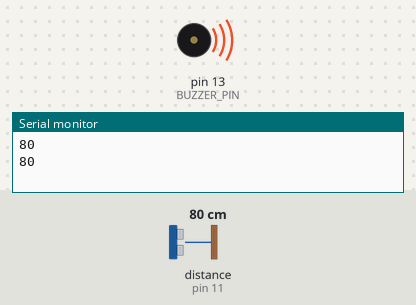
The sketch below on a simulated Arduino Uno, built with avr-gcc and run on an emulated ATmega328P. Shown: buzzer (waves = sounding), the last lines printed to the serial monitor. Wiring (inferred from the names in the program): ultrasonic range finder: trigger pin 12; echo pin 11. Inputs (shaded band) come from the test bench; at power-on: distance to the obstacle (sensor on pin 11) 80 cm. The echo pulse lasts 58.3 µs per cm.

Above: at 2.5 s.
2.6 s: distance to the obstacle (sensor on pin 11) set to 2 cm
6.1 s: distance to the obstacle (sensor on pin 11) set to 87 cm
9.6 s: distance to the obstacle (sensor on pin 11) set to 95 cm
At 9.6 s:
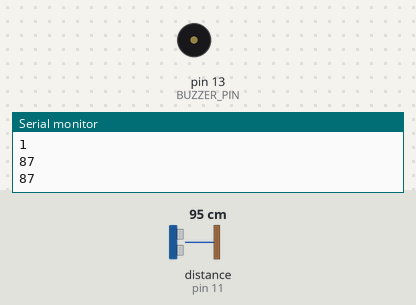
11.9 s: distance to the obstacle (sensor on pin 11) set to 4 cm
At 12.2 s:
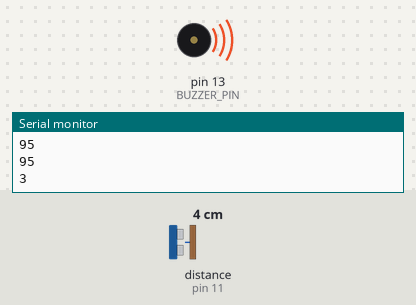
15.4 s: distance to the obstacle (sensor on pin 11) set to 120 cm
At 16.1 s:
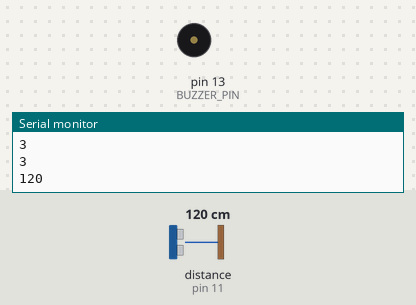
Timing chart, 0 to 18.4 s (numbered marks = the images above; inputs shaded):
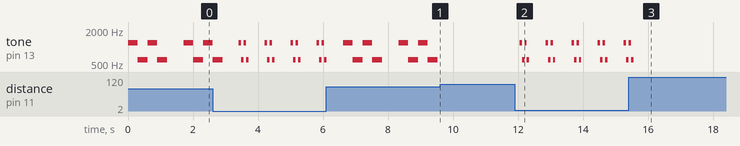

Measured:
- the behaviour switches between 90 and 91 cm on distance to the obstacle (sensor on pin 11) (found by bisection; images 0 and 1)
- after the input at 9.6 s, tone on pin 13 (BUZZER_PIN): stops changing and stays silent
- after the input at 11.9 s, tone on pin 13 (BUZZER_PIN): silent → 1200 Hz after 0.15 s, then repeats every 0.80 s: 600 Hz 0.08 s, 1200 Hz 0.08 s, 600 Hz 0.08 s, silent 0.50 s, 1200 Hz 0.08 s
- after the input at 15.4 s, tone on pin 13 (BUZZER_PIN): goes on until 15.6 s, then stays silent
- by itself, tone on pin 13 (BUZZER_PIN): plays 1200 Hz for 0.30 s, 600 Hz for 0.30 s, 1200 Hz for 0.30 s, 600 Hz for 0.30 s, 1200 Hz for 0.30 s, 600 Hz for 0.30 s … (8 notes in this stretch)

The sketch:

movementDetector.ino
```cpp
#define TRIGGER_PIN 12
#define ECHO_PIN 11
#define BUZZER_PIN 13

#define WARN_DISTANCE_1 90
#define WARN_DISTANCE_2 60
#define STOP_DISTANCE 30

void setup() {
  Serial.begin(9600);
  pinMode(TRIGGER_PIN, OUTPUT);
  pinMode(BUZZER_PIN, OUTPUT);
  pinMode(ECHO_PIN, INPUT);
}

void loop() {

  long distanceCm = distance();
  Serial.println(distanceCm);

  if (distanceCm <= STOP_DISTANCE) {
    warnSignal(75);
  } else if (distanceCm <= WARN_DISTANCE_2) {
    warnSignal(150);
  } else if (distanceCm <= WARN_DISTANCE_1) {
    warnSignal(300);
  }

  delay(500);
}

void warnSignal(int amplitude) {
  for (int i = 0; i < 2; i++) {
    tone(BUZZER_PIN, 1200);
//    digitalWrite(BUZZER_PIN, HIGH);
    delay(amplitude);
    tone(BUZZER_PIN, 600);
//    digitalWrite(BUZZER_PIN, LOW);
    delay(amplitude);
  }
  noTone(BUZZER_PIN);
}

long distance() {
  digitalWrite(TRIGGER_PIN, LOW);
  delayMicroseconds(2);
  digitalWrite(TRIGGER_PIN, HIGH);
  delayMicroseconds(10);
  digitalWrite(TRIGGER_PIN, LOW);

  long time = pulseIn(ECHO_PIN, HIGH);
  long distanceCm = time / 58; // sound distance in 1s

  return distanceCm;
}
```
